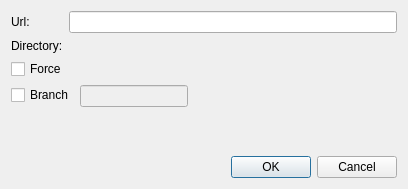
<?xml version="1.0" encoding="UTF-8"?>
<ui version="4.0">
 <class>SubmoduleInfoDialog</class>
 <widget class="QDialog" name="SubmoduleInfoDialog">
  <property name="geometry">
   <rect>
    <x>0</x>
    <y>0</y>
    <width>408</width>
    <height>189</height>
   </rect>
  </property>
  <property name="windowTitle">
   <string>Add new submodule</string>
  </property>
  <layout class="QVBoxLayout" name="verticalLayout">
   <item>
    <layout class="QFormLayout" name="formLayout">
     <item row="0" column="0">
      <widget class="QLabel" name="label">
       <property name="sizePolicy">
        <sizepolicy hsizetype="Maximum" vsizetype="Preferred">
         <horstretch>0</horstretch>
         <verstretch>0</verstretch>
        </sizepolicy>
       </property>
       <property name="text">
        <string>Url:</string>
       </property>
      </widget>
     </item>
     <item row="1" column="0">
      <widget class="QLabel" name="label_2">
       <property name="text">
        <string>Directory:</string>
       </property>
      </widget>
     </item>
     <item row="1" column="1">
      <layout class="QHBoxLayout" name="horizontalLayout_4">
       <item>
        <widget class="UrlRequester" name="lineEditPath" native="true"/>
       </item>
      </layout>
     </item>
     <item row="0" column="1">
      <widget class="QLineEdit" name="lineEditUrl"/>
     </item>
    </layout>
   </item>
   <item>
    <layout class="QFormLayout" name="formLayout_2">
     <property name="fieldGrowthPolicy">
      <enum>QFormLayout::FieldsStayAtSizeHint</enum>
     </property>
     <item row="0" column="0">
      <widget class="QCheckBox" name="checkBoxForce">
       <property name="text">
        <string>Force</string>
       </property>
      </widget>
     </item>
     <item row="1" column="0">
      <widget class="QCheckBox" name="checkBoxBranch">
       <property name="text">
        <string>Branch</string>
       </property>
      </widget>
     </item>
     <item row="1" column="1">
      <widget class="QLineEdit" name="lineEditBranch">
       <property name="enabled">
        <bool>false</bool>
       </property>
      </widget>
     </item>
    </layout>
   </item>
   <item>
    <spacer name="verticalSpacer">
     <property name="orientation">
      <enum>Qt::Vertical</enum>
     </property>
     <property name="sizeHint" stdset="0">
      <size>
       <width>20</width>
       <height>195</height>
      </size>
     </property>
    </spacer>
   </item>
   <item>
    <widget class="QDialogButtonBox" name="buttonBox">
     <property name="orientation">
      <enum>Qt::Horizontal</enum>
     </property>
     <property name="standardButtons">
      <set>QDialogButtonBox::Cancel|QDialogButtonBox::Ok</set>
     </property>
    </widget>
   </item>
  </layout>
 </widget>
 <customwidgets>
  <customwidget>
   <class>UrlRequester</class>
   <extends>QWidget</extends>
   <header>widgets/urlrequester.h</header>
  </customwidget>
 </customwidgets>
 <tabstops>
  <tabstop>lineEditUrl</tabstop>
  <tabstop>checkBoxForce</tabstop>
  <tabstop>checkBoxBranch</tabstop>
  <tabstop>lineEditBranch</tabstop>
 </tabstops>
 <resources/>
 <connections>
  <connection>
   <sender>buttonBox</sender>
   <signal>accepted()</signal>
   <receiver>SubmoduleInfoDialog</receiver>
   <slot>accept()</slot>
   <hints>
    <hint type="sourcelabel">
     <x>257</x>
     <y>167</y>
    </hint>
    <hint type="destinationlabel">
     <x>157</x>
     <y>274</y>
    </hint>
   </hints>
  </connection>
  <connection>
   <sender>buttonBox</sender>
   <signal>rejected()</signal>
   <receiver>SubmoduleInfoDialog</receiver>
   <slot>reject()</slot>
   <hints>
    <hint type="sourcelabel">
     <x>325</x>
     <y>167</y>
    </hint>
    <hint type="destinationlabel">
     <x>286</x>
     <y>274</y>
    </hint>
   </hints>
  </connection>
  <connection>
   <sender>checkBoxBranch</sender>
   <signal>clicked(bool)</signal>
   <receiver>lineEditBranch</receiver>
   <slot>setEnabled(bool)</slot>
   <hints>
    <hint type="sourcelabel">
     <x>29</x>
     <y>112</y>
    </hint>
    <hint type="destinationlabel">
     <x>161</x>
     <y>117</y>
    </hint>
   </hints>
  </connection>
 </connections>
</ui>
